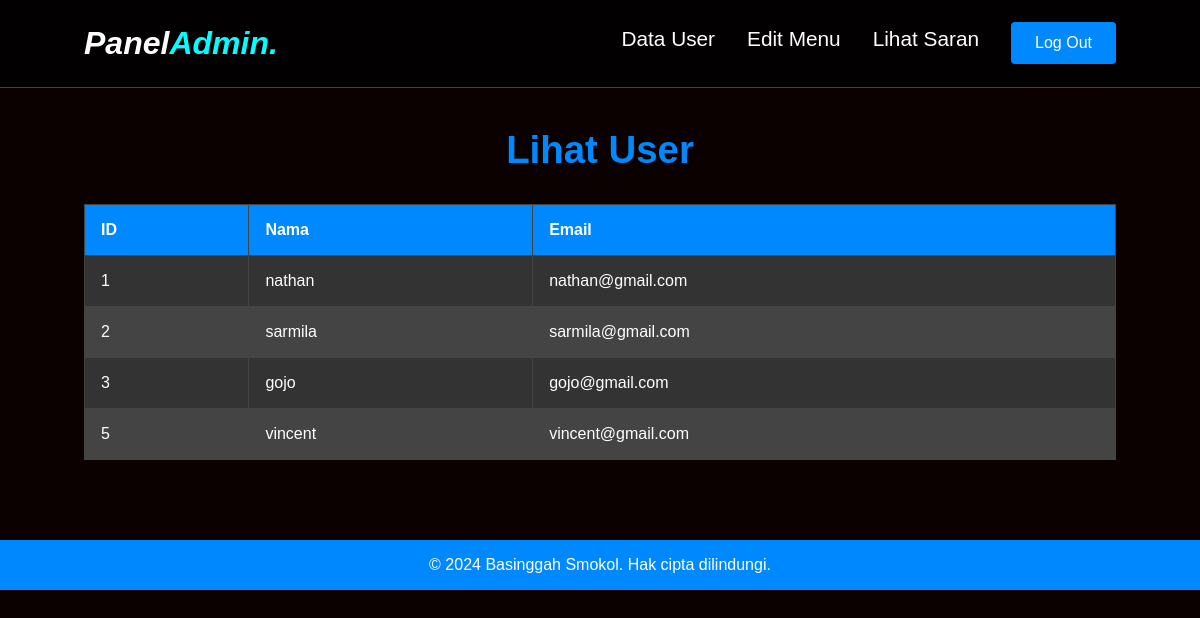
The app's page /data_user.php (signed in) with its own data.
### tables this page shows
CREATE TABLE `users` (
  `id_user` int(11) NOT NULL,
  `nama` varchar(255) DEFAULT NULL,
  `email` varchar(255) NOT NULL,
  `password` varchar(255) NOT NULL
);

### data_user.php (the view, shortened to what this page needs)
<?php
include 'koneksi.php';
$users = $conn->query("SELECT * FROM users");
?>
<!DOCTYPE html>
<html lang="id">
<head>
  <link rel="stylesheet" href="css/admin.css">
</head>
<body>
<header class="admin-header">
  <div class="admin-logo">Panel<span>Admin.</span></div>
  <nav class="navbar">
    <div class="navbar-nav">
      <a href="data_user.php">Data User</a>
      <a href="edit_menu.php">Edit Menu</a>
      <a href="lihat_saran.php">Lihat Saran</a>
    </div>
  </nav>
  <a href="logout_admin.php" class="btn logout">Log Out</a>
</header>
<main class="admin-panel">
  <section id="view-users" class="admin-section">
    <h2>Lihat User</h2>
    <table class="admin-table">
      <thead>
        <tr>
          <th>ID</th>
          <th>Nama</th>
          <th>Email</th>
        </tr>
      </thead>
      <tbody>
        <?php while ($row = $users->fetch_assoc()): ?>
        <tr>
          <td><?php echo $row['id_user']; ?></td>
          <td><?php echo $row['nama']; ?></td>
          <td><?php echo $row['email']; ?></td>
        </tr>
        <?php endwhile; ?>
      </tbody>
    </table>
  </section>
</main>
<footer>
  <p>&copy; 2024 Basinggah Smokol. Hak cipta dilindungi.</p>
</footer>
</body>
</html>

### css/admin.css (style rules this page uses)
:root { --primary: rgb(0, 136, 255); --bg: #0c0101; --input-bg: #1a1a1a; --input-border: #444; --focus-border: var(--primary); --button-bg: var(--primary); --button-hover-bg: #005bb5; --label-color: var(--primary); }
* { margin: 0; padding: 0; box-sizing: border-box; outline: none; border: none; text-decoration: none; }
html { scroll-behavior: smooth; }
body { font-family: "Poppins", sans-serif; background-color: var(--bg); color: #fff; }
.admin-header { display: flex; justify-content: space-between; align-items: center; padding: 1.4rem 7%; background-color: rgba(1, 1, 1, 0.8); border-bottom: 1px solid #513c28; position: fixed; top: 0; left: 0; right: 0; z-index: 9999; }
.admin-header .admin-logo { font-size: 2rem; font-weight: 700; color: #fff; font-style: italic; }
.admin-header .admin-logo span { color: aqua; }
.navbar { display: flex; align-items: center; margin-left: auto; }
.navbar .navbar-nav { display: flex; }
.navbar .navbar-nav a { color: white; display: inline-block; font-size: 1.3rem; margin: 0 1rem; }
.navbar .navbar-nav a::after { content: ""; display: block; padding-bottom: 0.5rem; border-bottom: 0.1rem solid var(--primary); transform: scaleX(0); transition: 0.2s linear; }
.admin-panel { padding: 8rem 7% 2rem; }
.admin-section { margin-bottom: 3rem; }
.admin-section h2 { text-align: center; font-size: 2.4rem; margin-bottom: 2rem; color: var(--primary); }
.btn { padding: 0.75rem 1.5rem; background-color: var(--button-bg); color: #fff; border-radius: 4px; cursor: pointer; display: inline-block; font-size: 1rem; text-align: center; transition: background-color 0.3s ease; }
.btn.logout { margin-left: 1rem; }
.admin-table { width: 100%; border-collapse: collapse; margin-bottom: 1.5rem; }
.admin-table th, .admin-table td { padding: 1rem; border: 1px solid #444; text-align: left; }
.admin-table th { background-color: var(--primary); color: #fff; }
.admin-table tbody tr:nth-child(odd) { background-color: #333; }
.admin-table tbody tr:nth-child(even) { background-color: #444; }
footer { background-color: var(--primary); text-align: center; padding: 1rem 0; }
footer p { color: #fff; font-size: 1rem; }

### records on screen
users: id_user "1", nama "nathan", email "nathan@gmail.com"
users: id_user "2", nama "sarmila", email "sarmila@gmail.com"
users: id_user "3", nama "gojo", email "gojo@gmail.com"
users: id_user "5", nama "vincent", email "vincent@gmail.com"
